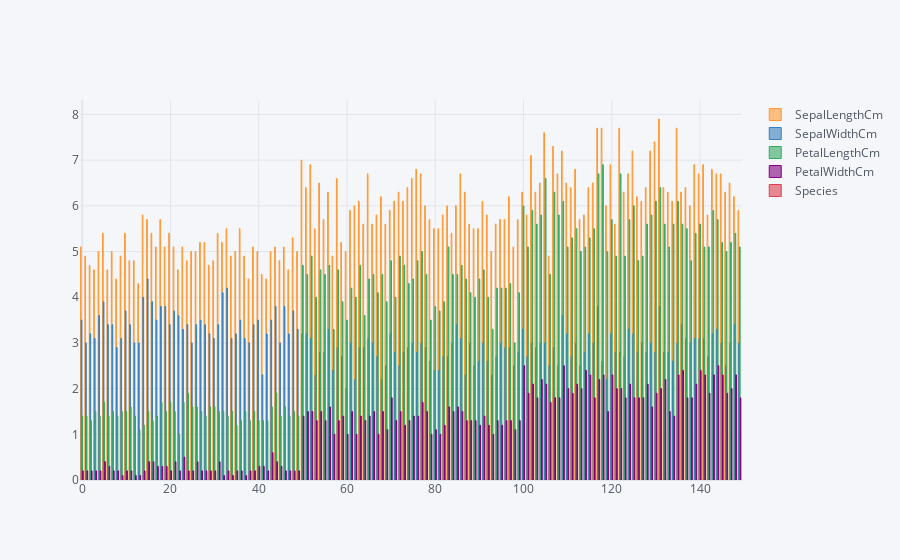

Notebook code for this chart:
### Code cell
df.iplot( kind="bar")

### Figure 1 — Plotly figure (JSON) as saved in the notebook; plotly's stock layout.template omitted (floating-point values rounded to 4 significant figures; data arrays with more than 128 entries replaced by an {"elided": "..."} marker saying what was removed)
{"data": [{"marker": {"color": "rgba(255, 153, 51, 0.6)", "line": {"color": "rgba(255, 153, 51, 1.0)", "width": 1}}, "name": "SepalLengthCm", "orientation": "v", "text": "", "type": "bar", "x": {"elided": "150 int values"}, "y": {"elided": "150 float values"}}, {"marker": {"color": "rgba(55, 128, 191, 0.6)", "line": {"color": "rgba(55, 128, 191, 1.0)", "width": 1}}, "name": "SepalWidthCm", "orientation": "v", "text": "", "type": "bar", "x": {"elided": "150 int values"}, "y": {"elided": "150 float values"}}, {"marker": {"color": "rgba(50, 171, 96, 0.6)", "line": {"color": "rgba(50, 171, 96, 1.0)", "width": 1}}, "name": "PetalLengthCm", "orientation": "v", "text": "", "type": "bar", "x": {"elided": "150 int values"}, "y": {"elided": "150 float values"}}, {"marker": {"color": "rgba(128, 0, 128, 0.6)", "line": {"color": "rgba(128, 0, 128, 1.0)", "width": 1}}, "name": "PetalWidthCm", "orientation": "v", "text": "", "type": "bar", "x": {"elided": "150 int values"}, "y": {"elided": "150 float values"}}, {"marker": {"color": "rgba(219, 64, 82, 0.6)", "line": {"color": "rgba(219, 64, 82, 1.0)", "width": 1}}, "name": "Species", "orientation": "v", "text": "", "type": "bar", "x": {"elided": "150 int values"}, "y": {"elided": "150 str values"}}], "layout": {"legend": {"bgcolor": "#F5F6F9", "font": {"color": "#4D5663"}}, "paper_bgcolor": "#F5F6F9", "plot_bgcolor": "#F5F6F9", "title": {"font": {"color": "#4D5663"}}, "xaxis": {"gridcolor": "#E1E5ED", "showgrid": true, "tickfont": {"color": "#4D5663"}, "title": {"font": {"color": "#4D5663"}, "text": ""}, "zerolinecolor": "#E1E5ED"}, "yaxis": {"gridcolor": "#E1E5ED", "showgrid": true, "tickfont": {"color": "#4D5663"}, "title": {"font": {"color": "#4D5663"}, "text": ""}, "zerolinecolor": "#E1E5ED"}}}
